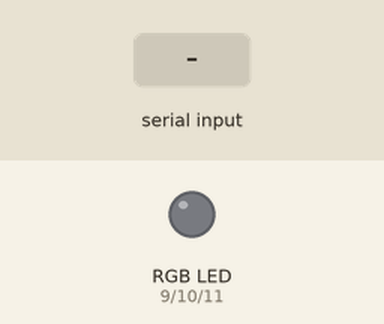
A sketch run on a simulated Arduino Uno, built with avr-gcc and run on an emulated ATmega328P. On the bench: an RGB LED mixed from three pins (HIGH = lit). The inputs (shaded band) are chosen by the test bench. Dim RGB values are drawn brighter than linear.

Above: at 2.4 s.
2.5 s: "TEST\n" received over Serial
At 2.7 s:
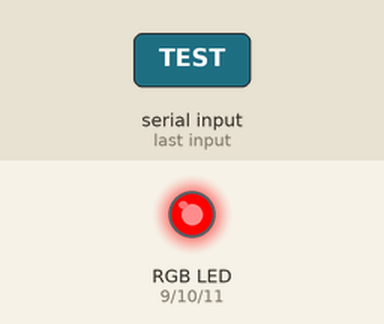
5.2 s: "GTEST\n" received over Serial
At 5.7 s:
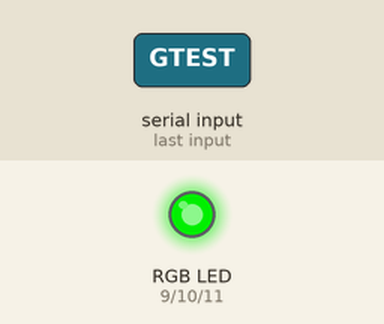
6.7 s: "BRIGHT 150\n" received over Serial
At 7.1 s:
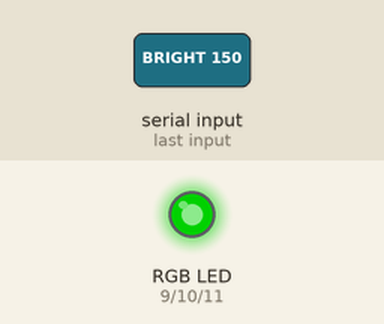
8.2 s: "RTEST\n" received over Serial
At 9.2 s:
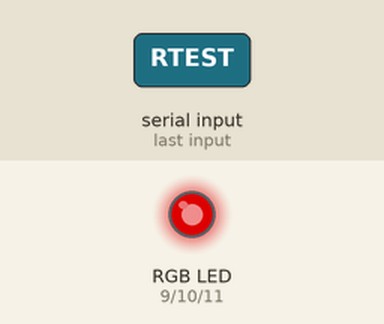
9.7 s: "BTEST\n" received over Serial
At 10.4 s:
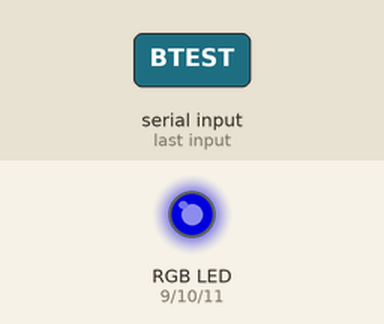
Timing chart, 0 to 21.2 s (numbered marks = the images above; inputs shaded):
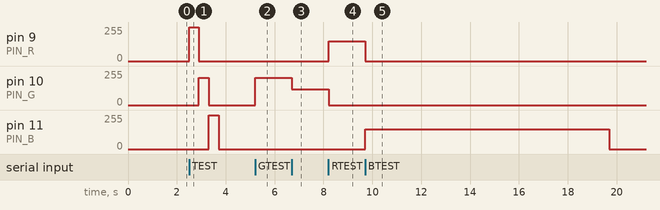

Measured:
- after the input at 2.5 s, pin 9 (PIN_R): 0/255 → 255/255 at once, → 0/255 0.40 s later; pin 10 (PIN_G): 0/255 → 204/255 after 0.41 s, → 0/255 0.40 s later; pin 11 (PIN_B): 0/255 → 255/255 after 0.81 s, → 0/255 0.40 s later
- after the input at 5.2 s, pin 10 (PIN_G): 0/255 → 204/255 at once
- after the input at 6.7 s, pin 10 (PIN_G): 204/255 → 120/255 at once
- after the input at 8.2 s, pin 9 (PIN_R): 0/255 → 150/255 at once; pin 10 (PIN_G): 120/255 → 0/255 at once
- after the input at 9.7 s, pin 9 (PIN_R): 150/255 → 0/255 after 0.01 s instead of 8.5 s; pin 11 (PIN_B): 0/255 → 150/255 at once, → 0/255 10.0 s later

The sketch:

status_rgb_serial.ino
```cpp
// status_rgb_serial.ino (자동 유지시간 버전)
// 시리얼 명령으로 RGB LED 제어 + 극성/핀순서 교정 + 자동 OFF(기본 10초)
// 명령: G/Y/R/0, 정상/주의/위험/OFF, RTEST/GTEST/BTEST/TEST,
//       BRIGHT n(0~255), HOLD s(초; 0이면 자동꺼짐 비활성)

#define BAUDRATE 9600

// ======= 하드웨어 설정 =======
// 커먼 애노드(공통 +)면 true, 커먼 캐소드(공통 GND)면 false
const bool COMMON_ANODE = false;   // 필요시 true로 바꾸세요

// 핀 매핑
const int PIN_R = 9;   // 흰색,PWM
const int PIN_G = 10;  // 검정,PWM
const int PIN_B = 11;  // 군색,PWM

// ======= 채널별 밝기 보정 (G 채널이 너무 밝을 때 유용) =======
float R_GAIN = 1.0;
float G_GAIN = 0.8;   // 초록 LED 세기 약간 줄이기
float B_GAIN = 1.0;

// ======= 밝기(최대 세기) =======
int BRIGHT_MAX = 255;  // 필요시 낮춰서 눈부심 줄이기

// ======= 자동 유지시간(초) =======
unsigned long holdMs = 10000UL;    // 기본 10초 유지
bool autoHoldEnabled = true;       // HOLD 0 => false 로 꺼짐

// 내부 상태
enum Color { C_OFF, C_GREEN, C_YELLOW, C_RED, C_BLUE };
Color currentColor = C_OFF;
unsigned long lastOnMs = 0;        // 마지막으로 색을 켠 시각(ms)

// ======= 헬퍼들 =======
void pwmWritePolarity(int pin, int val /*0~255*/) {
  val = constrain(val, 0, 255);
  if (COMMON_ANODE) val = 255 - val; // 커먼 애노드면 반전
  analogWrite(pin, val);
}

void setRGBVal(int r, int g, int b) {
  // 채널별 보정값 적용
  r = constrain((int)(r * R_GAIN), 0, 255);
  g = constrain((int)(g * G_GAIN), 0, 255);
  b = constrain((int)(b * B_GAIN), 0, 255);

  pwmWritePolarity(PIN_R, r);
  pwmWritePolarity(PIN_G, g);
  pwmWritePolarity(PIN_B, b);
}

void setRGB(bool r, bool g, bool b) {
  setRGBVal(r ? BRIGHT_MAX : 0,
            g ? BRIGHT_MAX : 0,
            b ? BRIGHT_MAX : 0);
}

void showOff()    { setRGB(false, false, false); currentColor = C_OFF; }
void showGreen()  { setRGB(false, true,  false); currentColor = C_GREEN; }
void showYellow() {
  setRGBVal(BRIGHT_MAX, BRIGHT_MAX * 0.6, 0);  // R 100%, G 60%
  currentColor = C_YELLOW;
}
void showRed()    { setRGB(true,  false, false); currentColor = C_RED; }
void showBlue()   { setRGB(false, false, true ); currentColor = C_BLUE; }

void turnOnAndStartHold(Color c) {
  switch (c) {
    case C_GREEN:  showGreen();  break;
    case C_YELLOW: showYellow(); break;
    case C_RED:    showRed();    break;
    case C_BLUE:   showBlue();   break;
    default:       showOff();    break;
  }
  lastOnMs = millis(); // 유지 타이머 시작/리셋
}

// ======= 시리얼 유틸 =======
String readLine() {
  String s = "";
  while (Serial.available()) {
    char c = Serial.read();
    if (c == '\r') continue;
    if (c == '\n') break;
    s += c;
    delay(1);
  }
  return s;
}

void applyCommand(String cmd) {
  cmd.trim();
  if (cmd.length() == 0) return;

  String up = cmd; up.toUpperCase();

  // 밝기 명령: BRIGHT 0~255
  if (up.startsWith("BRIGHT")) {
    int sp = cmd.indexOf(' ');
    if (sp > 0) {
      int val = cmd.substring(sp + 1).toInt();
      BRIGHT_MAX = constrain(val, 0, 255);
      // Serial.print("ACK BRIGHT "); Serial.println(BRIGHT_MAX);
      // 현재 색을 다시 적용해서 밝기 반영(옵션)
      switch (currentColor) {
        case C_GREEN:  showGreen();  break;
        case C_YELLOW: showYellow(); break;
        case C_RED:    showRed();    break;
        case C_BLUE:   showBlue();   break;
        default: break;
      }
    }
    return;
  }

  // 유지시간: HOLD s(초). 0 => 자동꺼짐 비활성
  if (up.startsWith("HOLD")) {
    int sp = cmd.indexOf(' ');
    if (sp > 0) {
      long sec = cmd.substring(sp + 1).toInt();
      if (sec <= 0) {
        autoHoldEnabled = false;   // 자동 꺼짐 비활성
        // Serial.println("ACK HOLD OFF");
      } else {
        autoHoldEnabled = true;
        holdMs = (unsigned long)sec * 1000UL;
        // Serial.print("ACK HOLD "); Serial.println(holdMs);
      }
    }
    return;
  }

  // 개별 채널 테스트
  if (up == "RTEST") { setRGBVal(BRIGHT_MAX, 0, 0); currentColor = C_RED;    lastOnMs = millis(); return; }
  if (up == "GTEST") { setRGBVal(0, BRIGHT_MAX, 0); currentColor = C_GREEN;  lastOnMs = millis(); return; }
  if (up == "BTEST") { setRGBVal(0, 0, BRIGHT_MAX); currentColor = C_BLUE;   lastOnMs = millis(); return; }
  if (up == "TEST") {
    setRGBVal(BRIGHT_MAX, 0, 0); delay(400);
    setRGBVal(0, BRIGHT_MAX, 0); delay(400);
    setRGBVal(0, 0, BRIGHT_MAX); delay(400);
    showOff();
    return;
  }

  // 일반 상태 명령 (수신 시점부터 holdMs 동안 유지)
  if (up == "G" || up == "GREEN" || cmd == "정상") {
    turnOnAndStartHold(C_GREEN);
  } else if (up == "Y" || up == "YELLOW" || cmd == "주의") {
    turnOnAndStartHold(C_YELLOW);
  } else if (up == "R" || up == "RED" || cmd == "위험") {
    turnOnAndStartHold(C_RED);
  } else if (up == "0" || up == "OFF" || cmd == "꺼짐" || up == "OFFLINE") {
    showOff(); // 즉시 소거
  }
  // 필요시 디버그
  // Serial.print("ACK: "); Serial.println(cmd);
}

void setup() {
  pinMode(PIN_R, OUTPUT);
  pinMode(PIN_G, OUTPUT);
  pinMode(PIN_B, OUTPUT);
  showOff();

  Serial.begin(BAUDRATE);
  delay(1200);
}

void loop() {
  // 시리얼 명령 처리
  if (Serial.available()) {
    String line = readLine();
    if (line.length() > 0) {
      applyCommand(line);
    }
  }

  // 자동 OFF 처리
  if (autoHoldEnabled && currentColor != C_OFF) {
    if (millis() - lastOnMs >= holdMs) {
      showOff();
    }
  }
}
```
